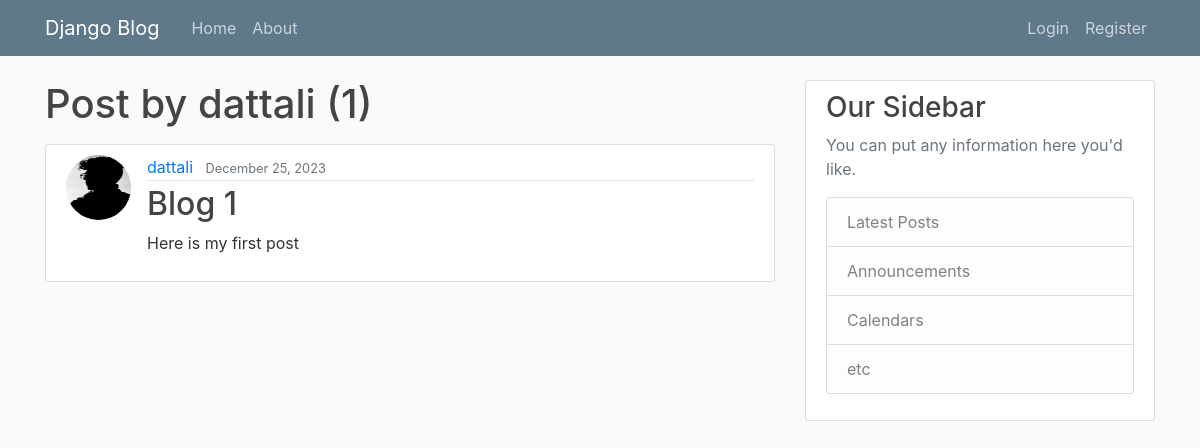
Before: /user/dattali/ with the older database file.
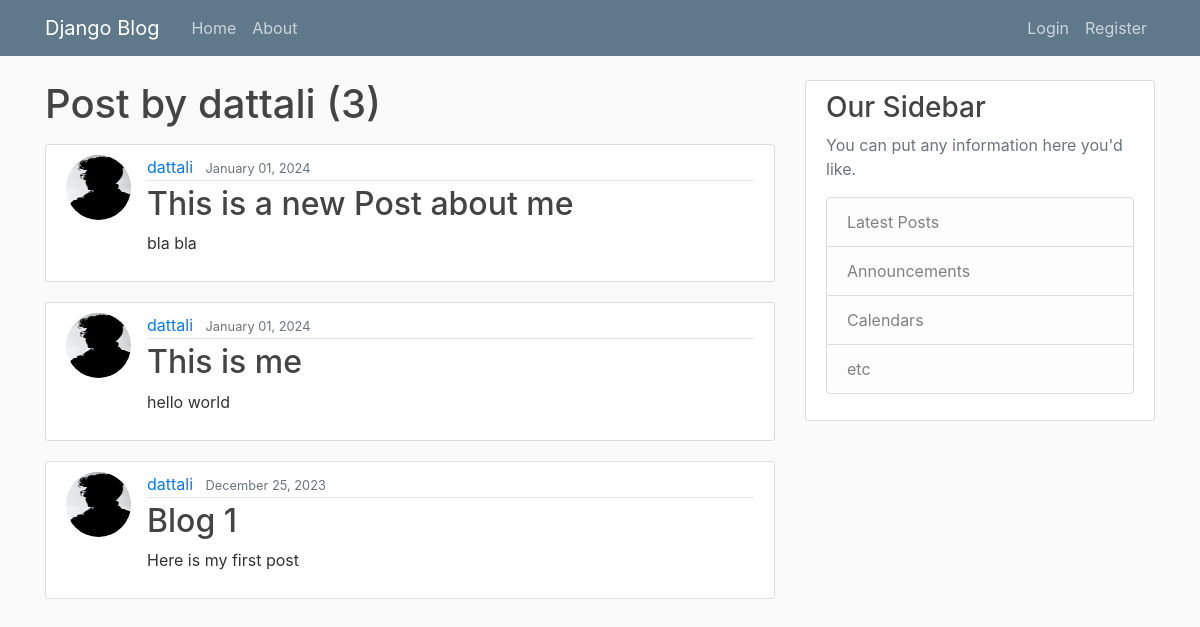
After: the same page with the newer database file.
### blog/models.py (models this page shows, shortened)
class Post(models.Model):
    title = models.CharField(max_length=100)
    content = models.TextField()
    date_posted = models.DateTimeField(default=timezone.now)
    author = models.ForeignKey(User, on_delete=models.CASCADE)

### users/models.py (models this page shows, shortened)
class Profile(models.Model):
    user = models.OneToOneField(User, on_delete=models.CASCADE)
    image = models.ImageField(default='default.jpg', upload_to='profile_pics')

### blog/views.py (the view)
# urls.py: path('user/<str:username>/', UserPostListView.as_view(), name='user-posts'),
class UserPostListView(ListView):
    model = Post
    template_name = 'blog/user_posts.html'  # <app>/<mode>_<view_type>.html
    context_object_name = 'posts'
    paginate_by = 5
    def get_queryset(self):
        user = get_object_or_404(User, username=self.kwargs.get('username'))
        return Post.objects.filter(author=user).order_by('-date_posted')

### blog/templates/blog/user_posts.html (shortened to what this page needs)
{% extends "blog/base.html" %}
{% block content %}
    <h1 class="mb-3">Post by {{ view.kwargs.username }} ({{ page_obj.paginator.count }})</h1>
    {% for post in posts %}
        <article class="media content-section">
            <img src="{{ post.author.profile.image.url }}" alt="profile picture" class="rounded-circle article-img">
            <div class="media-body">
                <div class="article-metadata">
                    <a class="mr-2" href="{% url "user-posts" post.author.username %}">{{ post.author }}</a>
                    <small class="text-muted">{{ post.date_posted|date:"F d, Y" }}</small>
                </div>
                <h2><a class="article-title" href="{% url "post-detail" post.id %}">{{ post.title }}</a></h2>
                <p class="article-content">{{ post.content }}</p>
            </div>
        </article>
    {% endfor %}
{% endblock %}

Changed rows visible on the page:
added Post: author.profile.image (picture), author "dattali", date_posted "January 01, 2024", title "This is a new Post about me", content "bla bla"
added Post: author.profile.image (picture), author "dattali", date_posted "January 01, 2024", title "This is me", content "hello world"
Other visible differences:
{{ page_obj.paginator.count }}: "1" → "3"
